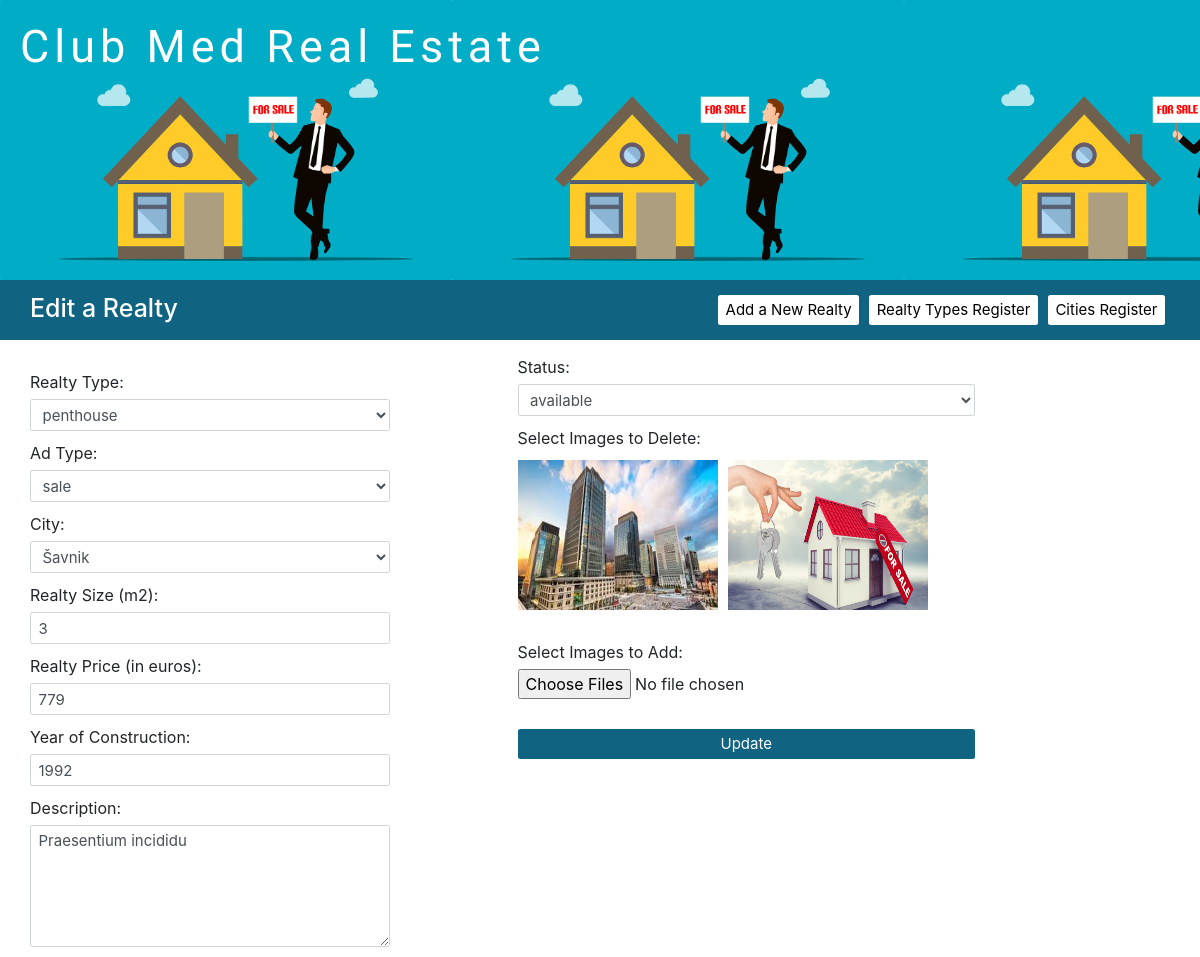
Page /edit_realty.php?id=66 on the committed database.
### tables this page shows
CREATE TABLE `realties` (
  `id` int(11) NOT NULL,
  `ad_type_id` int(11) NOT NULL,
  `city_id` int(11) NOT NULL,
  `realty_type_id` int(11) NOT NULL,
  `size` int(11) NOT NULL,
  `price` decimal(10,0) NOT NULL,
  `year_of_construction` year(4) NOT NULL,
  `description` text NOT NULL,
  `status` int(1) NOT NULL,
  `date_of_sale` date DEFAULT NULL
);

CREATE TABLE `photos` (
  `id` int(11) NOT NULL,
  `realty_id` int(11) NOT NULL,
  `name` varchar(255) NOT NULL
);

### functions.php (the view, shortened to what this page needs)
<?php
    require 'db.php';
    function selectMenu($table, $id = null) {
        global $db;
        $res = mysqli_query($db, "SELECT * FROM $table ORDER BY name");
        while($row = mysqli_fetch_assoc($res)) {
            $id_temp = $row['id'];
            $name_temp = $row['name'];
            $id == $id_temp ? $selected = "selected" : $selected = "";
            echo "<option value='$id_temp' $selected>$name_temp</option>";
        }
    }
    function validate($arr, $key, $numeric = true, $required = false, $default ="", $url = "") {
        if ($numeric && $required) {
            if (($arr[$key]) != "" && is_numeric($arr[$key])) {
                return $arr[$key];
            } else {
                redirect($url);
            }
        } else if (!($numeric) && $required) {
            if (($arr[$key]) != "") {
                return $arr[$key];
            } else {
                redirect($url);
            }
        } else if (!$required) {
            if ($arr[$key] != "") {
                return $arr[$key];
            } else {
                return $default;
            }
        }
    }
?>

### edit_realty.php (shortened to what this page needs)
<?php
include 'db.php';
include 'functions.php';
$id = validate($_GET, 'id', true, true, "", "index.php?not_successfully_edited");
$query = "SELECT realties.*,
                cities.name as city,
                ad_type.name as ad_type,
                realty_type.name as realty_type
                FROM realties
                JOIN cities on realties.city_id = cities.id
                JOIN ad_type on ad_type.id = realties.ad_type_id
                JOIN realty_type on realties.realty_type_id = realty_type.id
                WHERE realties.id = $id
                AND realties.ad_type_id = ad_type.id
                AND realties.realty_type_id = realty_type.id";
$res = mysqli_query($db, $query);
$realty = mysqli_fetch_assoc($res);
?>
<!DOCTYPE html>
<html lang="en">
<head>
    <link rel="stylesheet" href="https://stackpath.bootstrapcdn.com/bootstrap/4.5.2/css/bootstrap.min.css">
    <link rel="stylesheet" href="https://pro.fontawesome.com/releases/v5.10.0/css/all.css" />
    <link rel="stylesheet" href="css/styles.css">
</head>
<body>
    <div class="container-fluid px-0">
        <div id="header-div">
            <h1 class="main-title">Club Med Real Estate</h1>
        </div>
        <div class='blue-div d-flex align-items-center justify-content-between px-5'>
            <h1>Edit a Realty</h1>
            <div class="btn-group">
                <div class="link-div text-left px-2"><a class="btn btn-custom" href="new_realty.php">Add a New Realty</a></div>
                <div class="link-div text-left px-2"><a class="btn btn-custom" href="realty_types.php">Realty Types Register</a></div>
                <div class="link-div text-left px-2"><a class="btn btn-custom" href="cities.php">Cities Register</a></div>
            </div>
        </div>
        <div class="row px-5">
            <div class="col-4 mt-5">
                <form action="./edit_realty_back.php" method="POST" enctype="multipart/form-data">
                    <div class="form-group">
                        <label for="realty_type">Realty Type:</label>
                        <select name="realty_type" class="form-control">
                            <?php
                            $realty_type_id = $realty['realty_type_id'];
                            selectMenu("realty_type", $realty_type_id);
                            ?>
                        </select>
                    </div>
                    <div class="form-group">
                        <label for="ad_type">Ad Type:</label>
                        <select name="ad_type" class="form-control">
                            <?php
                            $ad_type_id = $realty['ad_type_id'];
                            selectMenu("ad_type", $ad_type_id);
                            ?>
                        </select>
                    </div>
                    <div class="form-group">
                        <label for="city_id">City:</label>
                        <select name="city_id" class="form-control">
                            <?php
                            $city_id = $realty['city_id'];
                            selectMenu("cities", $city_id);
                            ?>
                        </select>
                    </div>
                    <div class="form-group">
                        <label for="size">Realty Size (m2):</label>
                        <input type="number" name="size" placeholder="Enter the size" class="form-control" value="<?= $realty['size'] ?>">
                    </div>
                    <div class="form-group">
                        <label for="price">Realty Price (in euros):</label>
                        <input type="number" name="price" class="form-control" placeholder="Enter the price" value="<?= $realty['price'] ?>">
                    </div>
                    <div class="form-group">
                        <label for="year_of_construction">Year of Construction:</label>
                        <input type="number" name="year_of_construction" class="form-control" placeholder="Enter the year of construction" value="<?= $realty['year_of_construction'] ?>">
                    </div>
                    <div class="form-group">
                        <label for="description">Description:</label>
                        <textarea name="description" class="form-control" id="" cols="30" rows="5"><?= $realty['description'] ?></textarea>
                    </div>
            </div>
            <div class="offset-1 col-5 mt-4">
                <div class="form-group">
                    <label for="status">Status:</label>
                    <select name="status" onchange="addSaleDate(this)" class="form-control">
                        <?php
                        $status = $realty['status'];
                        selectMenu("status", $status);
                        ?>
                    </select>
                </div>
                <?php
                    $res2 = mysqli_query($db, "SELECT * FROM photos WHERE realty_id = $id");
                    echo "<p>Select Images to Delete:</p>";
                    echo "<div class='container-fluid'>";
                    echo "<div class='row'>";
                    while ($photo = mysqli_fetch_assoc($res2)) {
                        $photo_name = $photo['name'];
                        $photo_id = $photo['id'];
                        echo "<div class=\"img-wrapper mr-3 mb-5\" style='display: block'>";
                        echo "<img src=$photo_name height=150 width=200 id=$photo_id>";
                        echo "</div>";
                    }
                    echo "</div>";
                    echo "</div>";
                ?>
                <div class="form-group mb-5" style="display: block;">
                    <label for="photos">Select Images to Add:</label>
                    <input type="file" name="photos[]" multiple class="form-control-file">
                </div>
                <button class="btn btn-primary btn-block mb-5">Update</button>
            </div>
        </div>
    </div>
</body>
</html>

### css/styles.css (style rules this page uses)
* { margin: 0; padding: 0; }
html { height: 100%; font-size: 10px; }
body { font-size: 1.6rem; }
.img-wrapper { position: relative; float: left }
#header-div { height: 35vh; background-image: url("../img.png"); background-size: contain; padding: 2rem; }
.form-control { font-size: 1.5rem; }
.btn { font-size: 1.5rem; background-color: #106381; border: #106381; }
.btn.btn-custom { background-color: white; color: black; }
.link-div { display: inline-block; }
.main-title { font-size: 4.5rem; color: white; font-family: 'Amatic SC'; font-weight: 400; letter-spacing: 5px; }
.blue-div { background-color: #106381; color: white; height: 6rem }

### rows in the picture
realties: size "3", price "779", year_of_construction "1992", description "Praesentium incididu"
photos: name (picture)
photos: name (picture)

### other values in the picture
form field realty_type "penthouse"
form field ad_type "sale"
form field city_id "Šavnik"
form field status "available"
